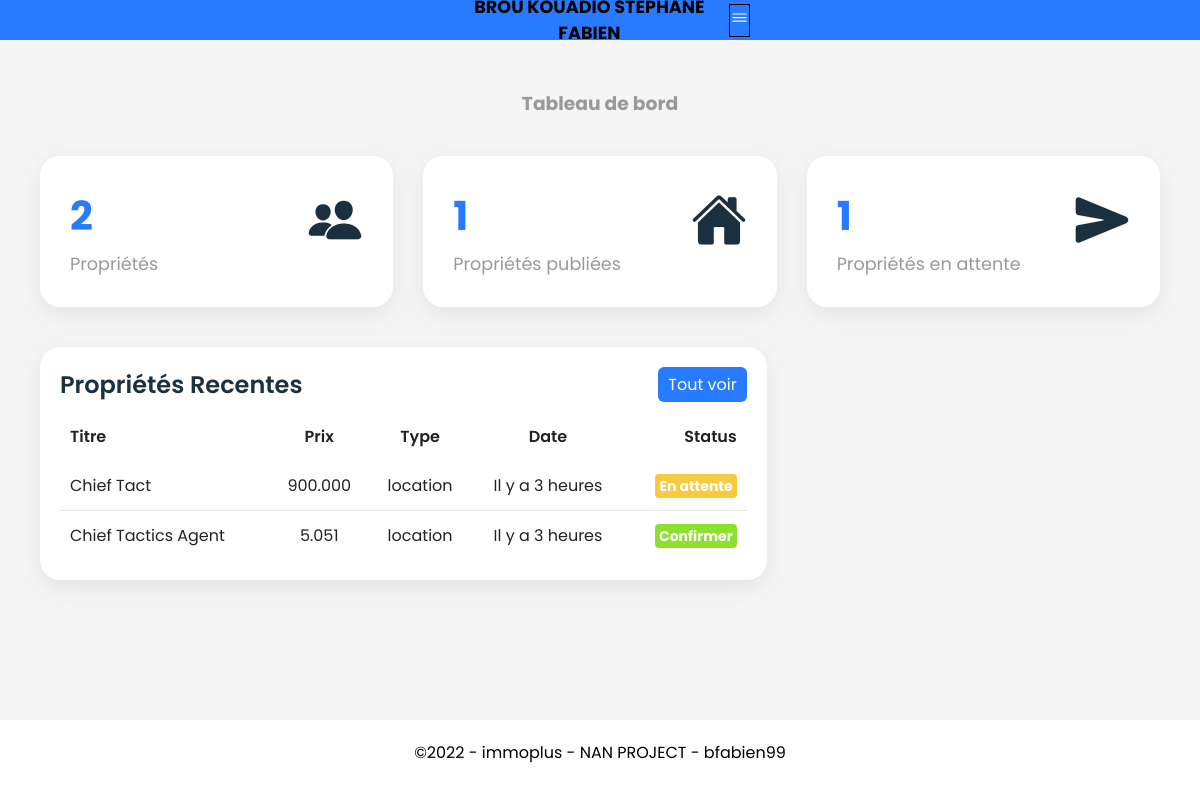
/customers (signed in), run on the app's committed database.
### tables this page shows
CREATE TABLE `property` (
  `id` int(11) NOT NULL COMMENT 'property_ID',
  `title` varchar(255) NOT NULL,
  `description` text NOT NULL,
  `type` enum('location','vendre') NOT NULL,
  `address` text NOT NULL,
  `area` varchar(255) NOT NULL,
  `price` varchar(255) NOT NULL,
  `shower` int(11) NOT NULL,
  `bedroom` int(11) NOT NULL,
  `picture` text DEFAULT NULL,
  `post_date` datetime DEFAULT current_timestamp(),
  `etat` tinyint(1) DEFAULT 0,
  `view` int(11) DEFAULT 0,
  `_userId` int(11) DEFAULT NULL,
  `raison` text DEFAULT NULL
);

### class/Users.php (called while the page is built, shortened)
<?php
class Users
{
    private static $DBConnection;
    public static function connectDB()
    {
        if (self::$DBConnection === null) {
            self::$DBConnection = new PDO('mysql:host=localhost;dbname=immoplus;charset=utf8', 'root', '');
            self::$DBConnection->setAttribute(PDO::ATTR_ERRMODE, PDO::ERRMODE_EXCEPTION);
            self::$DBConnection->setAttribute(PDO::ATTR_EMULATE_PREPARES, false);
        }
        return self::$DBConnection;
    }
    public function getUserByPseudo($pseudo)
    {
        try {
            $connectDB = self::connectDB();
            $sql = 'select * from users where pseudo = :pseudo';
            $query = $connectDB->prepare($sql);
            $query->bindValue(':pseudo', $pseudo, PDO::PARAM_STR);
            $query->execute();
            $datas = $query->fetch(PDO::FETCH_ASSOC);
            return $datas;
        } catch (PDOException $ex) {
            return $ex->getMessage();
        }
    }
}

### class/Properties.php (called while the page is built, shortened)
<?php
class Properties
{
    private static $DBConnection;
    public static function connectDB()
    {
        if (self::$DBConnection === null) {
            self::$DBConnection = new PDO('mysql:host=localhost;dbname=immoplus;charset=utf8', 'root', '');
            self::$DBConnection->setAttribute(PDO::ATTR_ERRMODE, PDO::ERRMODE_EXCEPTION);
            self::$DBConnection->setAttribute(PDO::ATTR_EMULATE_PREPARES, false);
        }
        return self::$DBConnection;
    }
    public function getAll_properties($user_id = null)
    {
        try {
            $connectDB = self::connectDB();
            if (is_numeric($user_id) && $user_id > 0) {
                $sql = "select * from property where _userId = $user_id order by post_date DESC";
            } else {
                $sql = 'select * from property order by post_date DESC';
            }
            $query = $connectDB->prepare($sql);
            $query->execute();
            $rowCount = $query->rowCount();
            $datas = $query->fetchAll(PDO::FETCH_ASSOC);
            return $datas;
        } catch (PDOException $ex) {
            return $ex->getMessage();
        }
    }
    public function getRecent_properties($user_id = null)
    {
        try {
            $connectDB = self::connectDB();
            if (is_numeric($user_id) && $user_id > 0) {
                $sql = "select * from property where _userId = $user_id order by post_date DESC limit 5";
            } else {
                $sql = "select * from property order by post_date DESC limit 5";
            }
            $query = $connectDB->prepare($sql);
            $query->execute();
            $rowCount = $query->rowCount();
            $datas = $query->fetchAll(PDO::FETCH_ASSOC);
            return $datas;
        } catch (PDOException $ex) {
            return $ex->getMessage();
        }
    }
}

### _includes/functions.php (called while the page is built, shortened)
<?php
function datediff($date)
{
    $date1 = new DateTime($date);
    $date2 = new DateTime();
    $diff = date_diff($date2, $date1);
    if ($diff->h > 0) {
        if ($diff->h == 1) {
            $date = "Il y a 1 heure";
            return $date;
            exit();
        } else {
            $date = "Il y a $diff->h heures";
            return $date;
            exit();
        }
    }
    return $date;
}

### customers/index.php (the view)
<?php include('includes/header.php'); ?>
<?php
$properties = new Properties();
$recent_properties = $properties->getRecent_properties($user['id']);
$all_properties = $properties->getAll_properties($user['id']);
$active_properties = $inactive_properties = [];
if ($all_properties) {
    foreach ($all_properties as $property) {
        if ($property['etat'] == 1) {
            $active_properties[] = $property;
        } else {
            $inactive_properties[] = $property;
        }
    }
}
?>
<h3 style="text-align: center;margin:1em;color:var(--black2)">Tableau de bord</h3>
<div class="cardBox">
    <div class="card">
        <div>
            <div class="numbers"><?php echo $all_properties ? number_format(count($all_properties), 0, ',', '.') : 0; ?></div>
            <div class="cardName">Propriétés</div>
        </div>
        <div class="iconBx">
            <ion-icon name="people"></ion-icon>
        </div>
    </div>
    <div class="card">
        <div>
            <div class="numbers"><?php echo $active_properties ? number_format(count($active_properties), 0, ',', '.') : 0; ?></div>
            <div class="cardName">Propriétés publiées</div>
        </div>
        <div class="iconBx">
            <ion-icon name="home"></ion-icon>
        </div>
    </div>
    <div class="card">
        <div>
            <div class="numbers"><?php echo $inactive_properties ? number_format(count($inactive_properties), 0, ',', '.') : 0; ?></div>
            <div class="cardName">Propriétés en attente</div>
        </div>
        <div class="iconBx">
            <ion-icon name="send"></ion-icon>
        </div>
    </div>
</div>
<div class="details">
    <div class="recentOrders">
        <div class="cardHeader">
            <h2>Propriétés recentes</h2>
            <a href="./property" class="btn">Tout voir</a>
        </div>
        <table>
            <thead>
                <tr>
                    <td>Titre</td>
                    <td>Prix</td>
                    <td>Type</td>
                    <td>Date</td>
                    <td>Status</td>
                </tr>
            </thead>
            <tbody>
                <?php if ($recent_properties) : ?>
                    <?php foreach ($recent_properties as $property) : ?>
                        <tr>
                            <td><?php echo $property['title'] ?></td>
                            <td><?php echo number_format($property['price'], 0, ',', '.') ?></td>
                            <td><?php echo $property['type'] ?></td>
                            <td><?php echo datediff($property['post_date']) ?></td>
                            <td><?php echo ($property['etat'] == 0) ? "<span class='status attente'>En attente</span>" : "<span class='status confirmer'>Confirmer</span>" ?></td>
                        </tr>
                    <?php endforeach; ?>
                <?php else : ?>
                    <tr>
                        <td colspan="5">Aucune propriété enregistrée</td>
                    </tr>
                <?php endif; ?>
            </tbody>
        </table>
    </div>
</div>
<?php include('includes/footer.php'); ?>

### customers/includes/header.php (style rules this page uses)
* { margin: 0; padding: 0; box-sizing: border-box; font-family: 'Poppins', 'Rajdhani', serif; }
:root { --blue: #287bff; --green: #162c3bf9; --white: #fff; --grey: #f5f5f5; --black1: #222; --black2: #999; }
body { min-height: 100vh; overflow-x: hidden; }
.cardBox { position: relative; width: 100%; padding: 20px; display: grid; grid-template-columns: repeat(3, 1fr); grid-gap: 30px; }
.cardBox .card { position: relative; background-color: var(--white); padding: 30px; border-radius: 20px; display: flex; justify-content: space-between; cursor: pointer; box-shadow: 0 7px 25px rgba(0, 0, 0, 0.08); transition: 0.2s; }
.cardBox .card .numbers { position: relative; font-weight: bold; font-size: 2.5rem; color: var(--blue); }
.cardBox .card .cardName { color: var(--black2); font-size: 1.1em; margin-top: 5px; }
.cardBox .card .iconBx { font-size: 3.5em; color: var(--green); }
.details { position: relative; width: 100%; padding: 20px; display: grid; grid-template-columns: 2fr 1fr; grid-gap: 30px; }
.recentOrders, .recentCustomers { position: relative; display: grid; min-height: 200px; background-color: var(--white); padding: 20px; box-shadow: 0 7px 25px rgba(0, 0, 0, 0.08); border-radius: 20px; }
.cardHeader { display: flex; justify-content: space-between; align-items: flex-start; }
.cardHeader h2 { font-weight: 600; color: var(--green); text-transform: capitalize; }
.btn { position: relative; padding: 5px 10px; background: var(--blue); text-decoration: none; color: var(--white); border-radius: 6px; max-width: 200px; text-align: center; }
.details table { width: 100%; border-collapse: collapse; margin-top: 10px; }
.details table thead td { font-weight: 600; }
.details .recentOrders table tr { color: var(--black1); border-bottom: 1px solid rgba(0, 0, 0, 0.1); }
.details .recentOrders table tr:last-child { border-bottom: none; }
.details .recentOrders table tr td:last-child { text-align: end; }
.details .recentOrders table tr td:nth-child(2) { text-align: center; }
.details .recentOrders table tr td:nth-child(3) { text-align: center; }
.details .recentOrders table tr td:nth-child(4) { text-align: center; }
.details .recentOrders table tr td, .details .recentCustomers table tr td { padding: 12px 10px; }
.status.attente { padding: 2px 4px; background-color: #f9ca3f; color: var(--white); border-radius: 4px; font-size: 14px; font-weight: bold; }
.status.confirmer { padding: 2px 4px; background-color: #8de02c; color: var(--white); border-radius: 4px; font-size: 14px; font-weight: bold; }

### data on the page
property: title "Chief Tact", price "900.000", type "location", post_date "Il y a 3 heures", etat "En attente"
property: title "Chief Tactics Agent", price "5.051", type "location", post_date "Il y a 3 heures", etat "Confirmer"

### other printed values
count($all_properties) "2"
count($active_properties) "1"
count($inactive_properties) "1"
